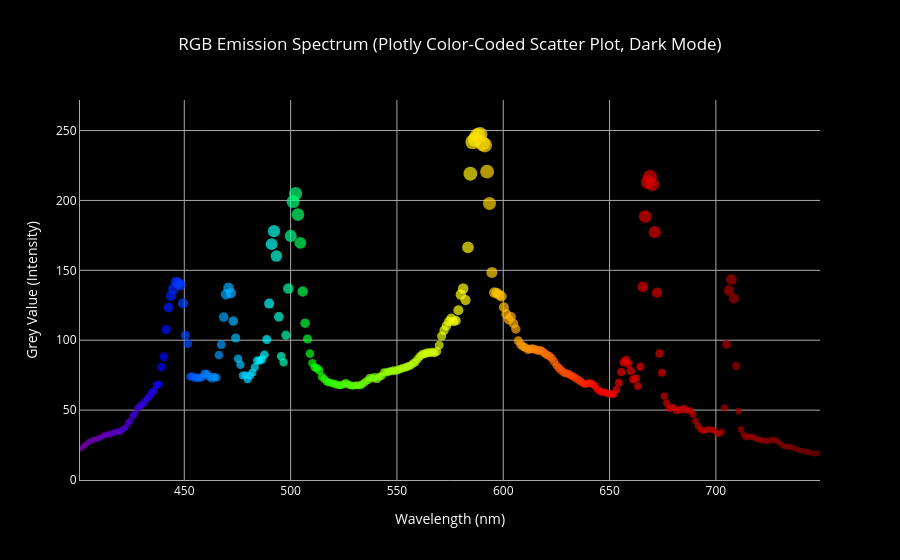

Notebook cell for this chart:
### Code cell
# --- Prepare Data for Plotting ---
x_wavelengths = df_filtered['nm'].values # Wavelengths
z_intensity = df_filtered['Grey Val'].values # Grey Values (Intensity)
spectral_colors = [utils_for_plotly_rewrites.rgb(nm) for nm in x_wavelengths]

# Scale point size by Grey Val for visual impact, normalizing for better display
max_grey_val = z_intensity.max()
# Adding a small constant to avoid zero size for zero Grey Val and scaling for visibility
sizes = (z_intensity / max_grey_val) * 10 + 5 # Scale to a visible range, add a base size

# --- Plotly Color-Coded Scatter Plot ---
fig_color_scatter = go.Figure()

fig_color_scatter.add_trace(go.Scatter(
    x=x_wavelengths,
    y=z_intensity,
    mode='markers',
    marker=dict(
        color=[f'rgb({int(c[0]*255)}, {int(c[1]*255)}, {int(c[2]*255)})' for c in spectral_colors],
        size=sizes, # Use calculated sizes
        line=dict(width=0)
    ),
    showlegend=False,
    hoverinfo='x+y'
))

fig_color_scatter.update_layout(
    title_text='RGB Emission Spectrum (Plotly Color-Coded Scatter Plot, Dark Mode)',
    title_x=0.5,
    xaxis_title='Wavelength (nm)',
    yaxis_title='Grey Value (Intensity)',
    #template='plotly_dark',
    plot_bgcolor='black',
    paper_bgcolor='black',
    font=dict(color='white'),
    xaxis=dict(
        gridcolor='darkgrey',
        zerolinecolor='darkgrey',
        showline=True, linecolor='darkgrey'
    ),
    yaxis=dict(
        gridcolor='darkgrey',
        zerolinecolor='darkgrey',
        showline=True, linecolor='darkgrey'
    )
)

fig_color_scatter.update_xaxes(range=[x_wavelengths.min(), x_wavelengths.max()])
fig_color_scatter.update_yaxes(range=[0, z_intensity.max() * 1.1])

fig_color_scatter.show()

### Figure 1 — Plotly figure (JSON) as saved in the notebook; plotly's stock layout.template omitted (floating-point values rounded to 4 significant figures; data arrays with more than 128 entries replaced by an {"elided": "..."} marker saying what was removed)
{"data": [{"hoverinfo": "x+y", "marker": {"color": {"elided": "310 str values"}, "line": {"width": 0}, "size": {"elided": "310 float values"}}, "mode": "markers", "showlegend": false, "type": "scatter", "x": {"elided": "310 float values"}, "y": {"elided": "310 float values"}}], "layout": {"font": {"color": "white"}, "paper_bgcolor": "black", "plot_bgcolor": "black", "title": {"text": "RGB Emission Spectrum (Plotly Color-Coded Scatter Plot, Dark Mode)", "x": 0.5}, "xaxis": {"gridcolor": "darkgrey", "linecolor": "darkgrey", "range": [401.0, 749.0], "showline": true, "title": {"text": "Wavelength (nm)"}, "zerolinecolor": "darkgrey"}, "yaxis": {"gridcolor": "darkgrey", "linecolor": "darkgrey", "range": [0, 271.9], "showline": true, "title": {"text": "Grey Value (Intensity)"}, "zerolinecolor": "darkgrey"}}}
